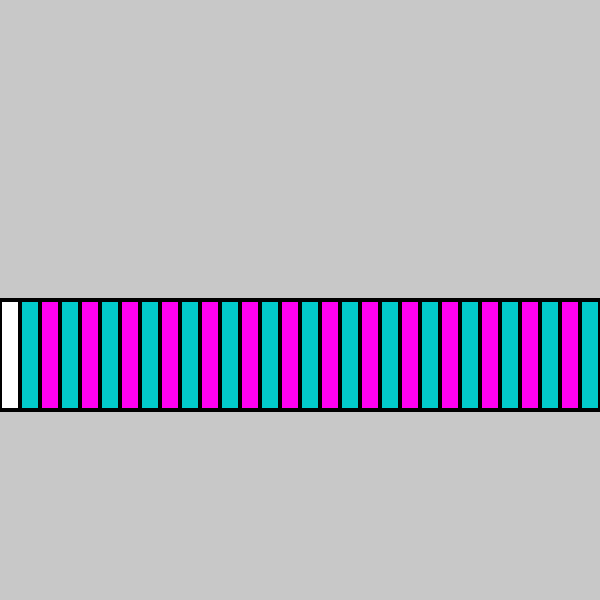
Frame 1 (no input)
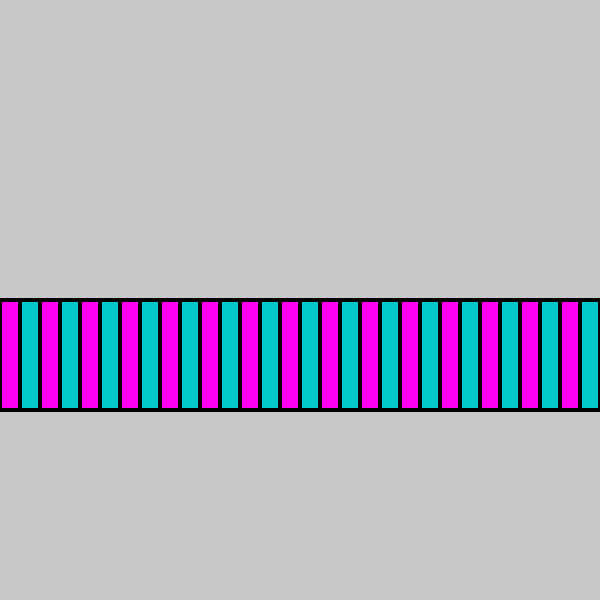
Frame 60 (no input)
Frame 120 (the mouse pressed at the canvas centre since frame 60): identical to frame 60, image omitted

The p5.js sketch that drew these frames (run headless with seeded random() and noise() and a simulated clock; from frame 60 on, the mouse is pressed at the canvas centre):

// p5.js sketch
// ── sketch.js
/* PDM Course: Web Graphics Unit

Into to For Loops: Looping Squares
Code by Anthony T. Marasco -2016
*/


function setup() {
  createCanvas(600, 600);
  background(200);
  strokeWeight(4);
  
}

function draw() {
  
  for(var X = 0;X <100;X++){
    
    rect(X*20, height/2, 110, 110);
    
    if(X%2 == 0){
      fill(2, 200, 200);
    }else{
      fill(255, 0, 242);
    }
  }
  //This procedure below can be used to show how 
  //for loops speed up the creation of repeative
  //code
  
  //fill(2, 200, 200);
  //rect(0, height/2, 110, 110);
  //fill(255, 0, 242);
  //rect(40, height/2, 110, 110);
  //fill(2, 200, 200);
  //rect(80, height/2, 110, 110);
  //fill(255, 0, 242);
  //rect(120, height/2, 110, 110);//the LONG way of coding
}
  
